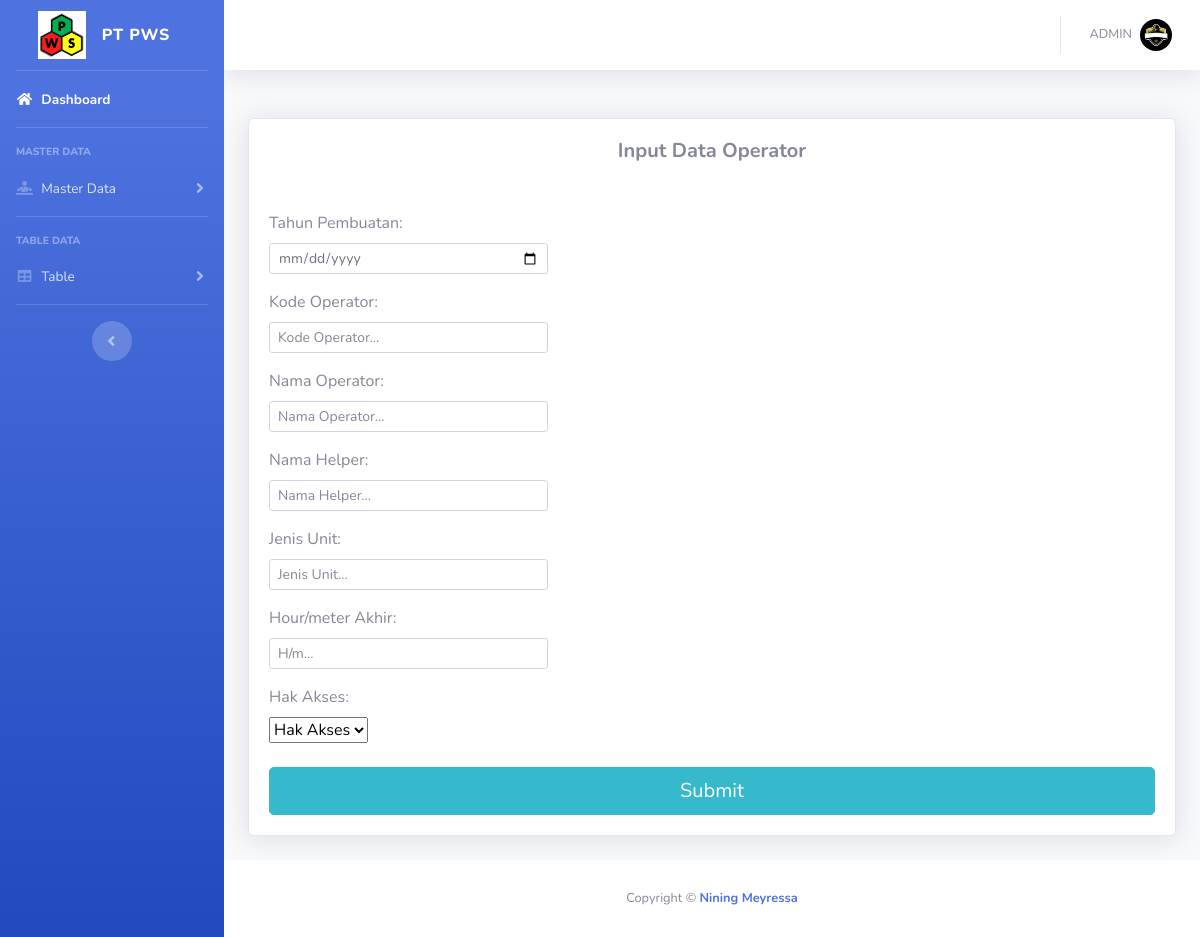
The app's page /admin/operator.php (signed in) with its own data.
### tables this page shows
CREATE TABLE `users` (
  `id` int(11) NOT NULL,
  `username` varchar(222) NOT NULL,
  `password` varchar(222) NOT NULL,
  `nama` varchar(222) NOT NULL,
  `foto` varchar(222) NOT NULL,
  `role` varchar(222) NOT NULL
);

### config/koneksi.php (called while the page is built)
<?php
$conn = mysqli_connect('localhost', 'root', '', 'rekam_pws') or die($conn);
function user()
{
  global $conn;
  $sss = mysqli_query($conn, "select * from users where id = '" . $_SESSION['user'] . "'");
  return mysqli_fetch_array($sss);
}

### admin/operator.php (the view, shortened to what this page needs)
<?php
include '../config/koneksi.php';
?>
<!DOCTYPE html>
<html lang="en">
<head>
  <link href="vendor/fontawesome-free/css/all.min.css" rel="stylesheet" type="text/css">
  <link href="css/sb-admin-2.min.css" rel="stylesheet">
</head>
<body id="page-top">
  <div id="wrapper">
    <ul class="navbar-nav bg-gradient-primary sidebar sidebar-dark accordion" id="accordionSidebar">
      <a class="sidebar-brand d-flex align-items-center justify-content-center" href="">
        <input type="image" src="img/pws_logo.png" alt="Submit" width="48" height="48">
        <div class="sidebar-brand-text mx-3">PT PWS</div>
      </a>
      <hr class="sidebar-divider my-0">
      <li class="nav-item active">
        <a class="nav-link" href="index.php">
          <i class="fas fa-fw fa-home"></i>
          <span>Dashboard</span></a>
      </li>
      <hr class="sidebar-divider">
      <div class="sidebar-heading">
        Master Data
      </div>
      <li class="nav-item">
        <a class="nav-link collapsed" href="#" data-toggle="collapse" data-target="#collapseTwo" aria-expanded="true" aria-controls="collapseTwo">
          <i class="fas fa-fw fa-diagnoses"></i>
          <span>Master Data</span>
        </a>
      </li>
      <hr class="sidebar-divider">
      <div class="sidebar-heading">
        Table Data
      </div>
      <li class="nav-item">
        <a class="nav-link collapsed" href="#" data-toggle="collapse" data-target="#collapsePages" aria-expanded="true" aria-controls="collapsePages">
          <i class="fas fa-fw fa-table"></i>
          <span>Table</span>
        </a>
      </li>
      <hr class="sidebar-divider">
      <div class="text-center d-none d-md-inline">
        <button class="rounded-circle border-0" id="sidebarToggle"></button>
      </div>
    </ul>
    <div id="content-wrapper" class="d-flex flex-column">
      <div id="content">
        <nav class="navbar navbar-expand navbar-light bg-white topbar mb-4 static-top shadow">
          <ul class="navbar-nav ml-auto">
            <?php
            $rrr = user();
            ?>
            <li class="nav-item dropdown no-arrow">
              <a class="nav-link dropdown-toggle" href="#" id="userDropdown" role="button" data-toggle="dropdown" aria-haspopup="true" aria-expanded="false">
                <span class="mr-2 d-none d-lg-inline text-gray-600 small"><?php echo $rrr['nama']; ?></span>
                <img class="img-profile rounded-circle" src=" img/<?php echo $rrr['foto'] ?>" alt="profile">
              </a>
            </li>
          </ul>
        </nav>
        <div class="container-fluid">
          <div class="row mt-5">
            <div class="col-xl-12 col-lg-8">
              <div class="card shadow mb-4">
                <div class="card-body">
                  <center>
                    <h5 class="mb-5"><b>Input Data Operator</b></h5>
                  </center>
                  <form action='' name='submit' method='post'>
                    <div class="row">
                      <div class="col-sm-4">
                        <label>Tahun Pembuatan:</label>
                        <input class="form-control form-control-sm" type="date" placeholder="Tahun Pembuatan..." aria-label=".form-control-sm example" name='tanggal' required>
                      </div>
                    </div>
                    <div class="row mt-3">
                      <div class="col-sm-4">
                        <label>Kode Operator:</label>
                        <input class="form-control form-control-sm" type="text" placeholder="Kode Operator..." aria-label=".form-control-sm example" name='kode_operator' required>
                      </div>
                    </div>
                    <div class="row mt-3">
                      <div class="col-sm-4">
                        <label>Nama Operator:</label>
                        <input class="form-control form-control-sm" type="text" placeholder="Nama Operator..." aria-label=".form-control-sm example" name='nama' required>
                      </div>
                    </div>
                    <div class="row mt-3">
                      <div class="col-sm-4">
                        <label>Nama Helper:</label>
                        <input class="form-control form-control-sm" type="text" placeholder="Nama Helper..." aria-label=".form-control-sm example" name='nama_helper' required>
                      </div>
                    </div>
                    <div class="row mt-3">
                      <div class="col-sm-4">
                        <label>Jenis Unit:</label>
                        <input class="form-control form-control-sm" type="text" placeholder="Jenis Unit..." aria-label=".form-control-sm example" name='jenis_unit' required>
                      </div>
                    </div>
                    <div class="row mt-3">
                      <div class="col-sm-4">
                        <label>Hour/meter Akhir:</label>
                        <input class="form-control form-control-sm" type="text" placeholder="H/m..." aria-label=".form-control-sm example" name='hm' required>
                      </div>
                    </div>
                    <div class="row mt-3">
                      <div class="col-sm-4">
                        <label>Hak Akses:</label><br>
                        <select name="role">
                          <option value="">Hak Akses</option>
                        </select>
                      </div>
                    </div>
                    <button type="submit" class="btn btn-info btn-lg btn-block mt-4" name='submit'>Submit</button>
                  </form>
                </div>
              </div>
            </div>
          </div>
        </div>
      </div>
      <footer class="sticky-footer bg-white">
        <div class="container my-auto">
          <div class="copyright text-center my-auto">
            <span>Copyright &copy; <a href="https://www.instagram.com/niningmr/" style="text-decoration: none;"><b>Nining Meyressa</b></a></span>
          </div>
        </div>
      </footer>
    </div>
  </div>
</body>
</html>

### records on screen
users: nama "ADMIN", foto (picture)
